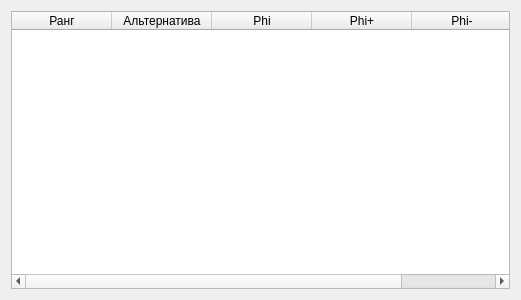
<?xml version="1.0" encoding="UTF-8"?>
<ui version="4.0">
 <class>PrometheeTable</class>
 <widget class="QWidget" name="PrometheeTable">
  <property name="geometry">
   <rect>
    <x>0</x>
    <y>0</y>
    <width>521</width>
    <height>300</height>
   </rect>
  </property>
  <property name="windowTitle">
   <string>Таблица PROMETHEE</string>
  </property>
  <layout class="QGridLayout" name="gridLayout">
   <item row="0" column="0">
    <widget class="QTableWidget" name="tableWidget">
     <column>
      <property name="text">
       <string>Ранг</string>
      </property>
     </column>
     <column>
      <property name="text">
       <string>Альтернатива</string>
      </property>
     </column>
     <column>
      <property name="text">
       <string>Phi</string>
      </property>
     </column>
     <column>
      <property name="text">
       <string>Phi+</string>
      </property>
     </column>
     <column>
      <property name="text">
       <string>Phi-</string>
      </property>
     </column>
    </widget>
   </item>
  </layout>
 </widget>
 <resources/>
 <connections/>
</ui>
